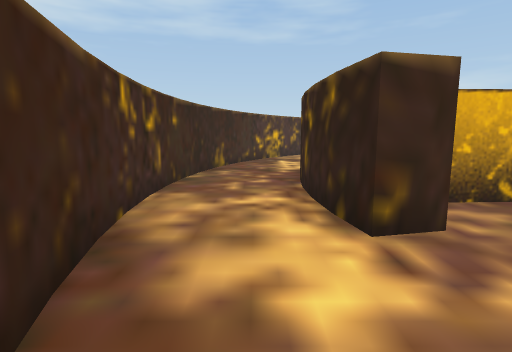
view 1 (above)

24 first-person views from a walk through a Unity game level. The camera is 0.58 m above the floor, tilts 8° down and sees 80° across. The floor is counted in squares, 0.5 m on a side. Each view is taken from the middle of a square. On the plan, view 1 faces up. The plan holds only what a view shows up to about 13 squares ahead; the rest is blank. The place goes on beyond the plan. The player is left out.

view 2
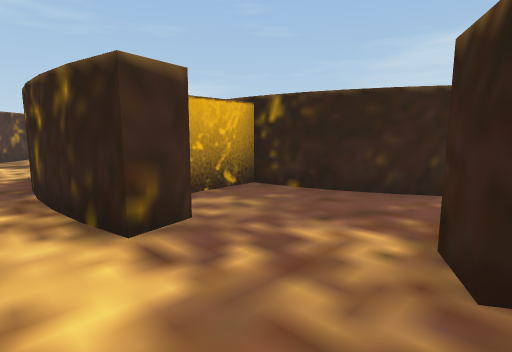

view 3
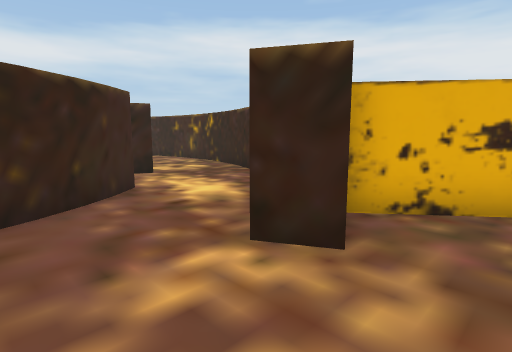

view 4
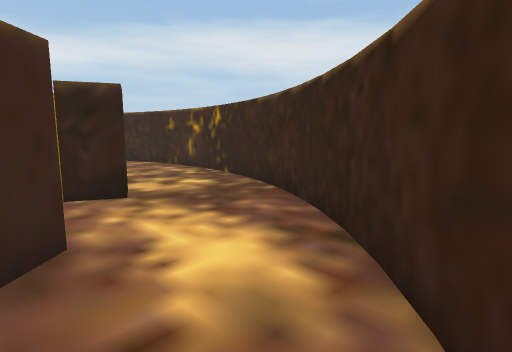

view 5
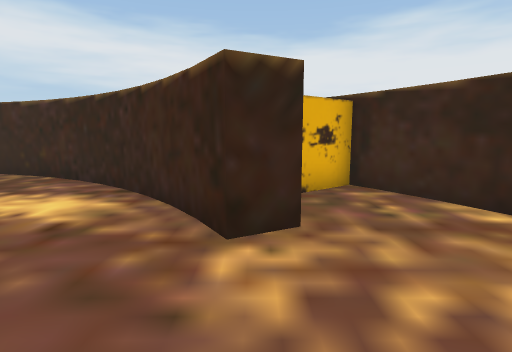

view 6
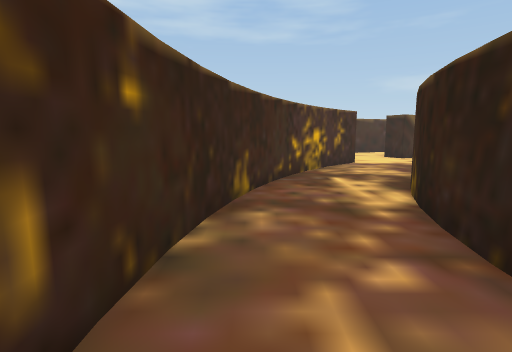

view 7
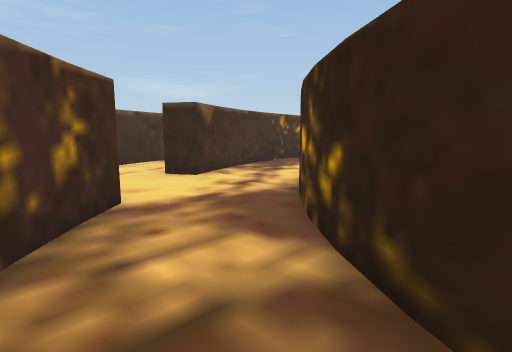

view 8
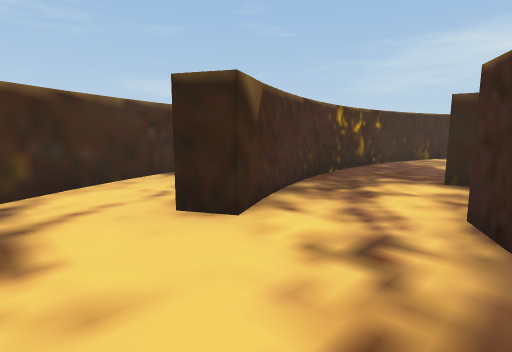

view 9
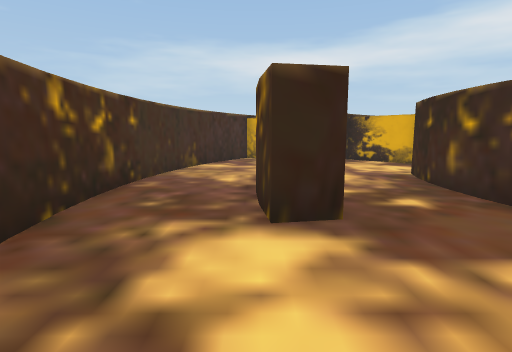

view 10
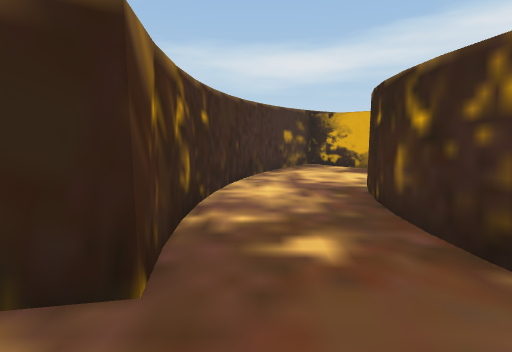

view 11
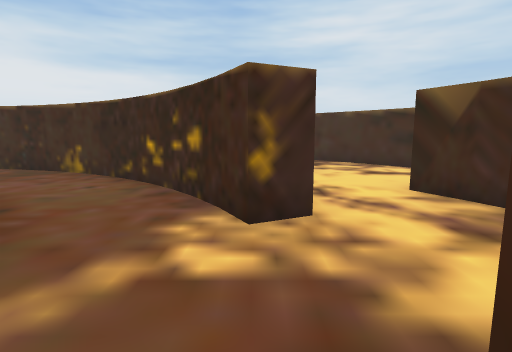

view 12
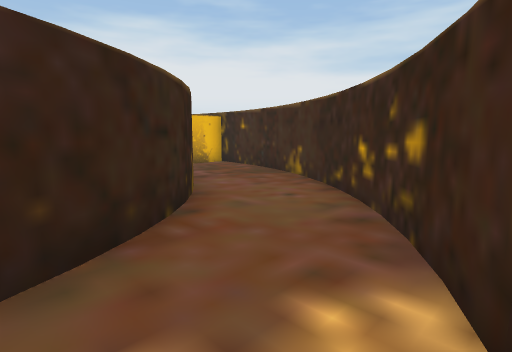

view 13
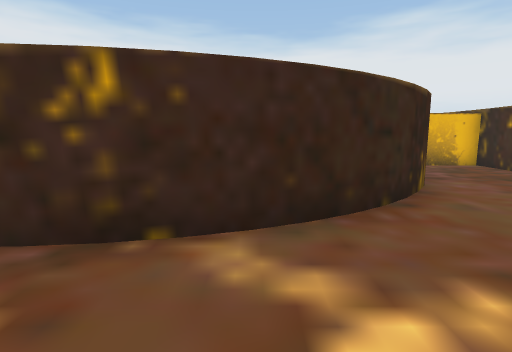

view 14
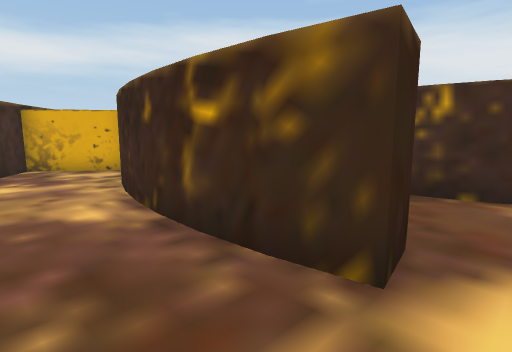

view 15
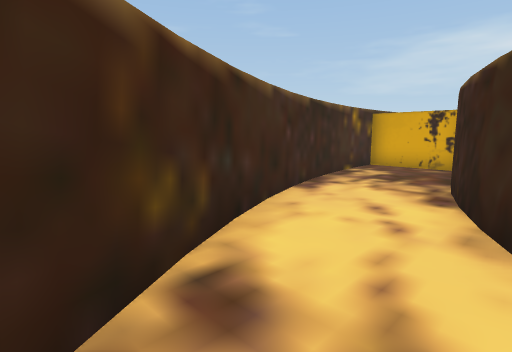

view 16
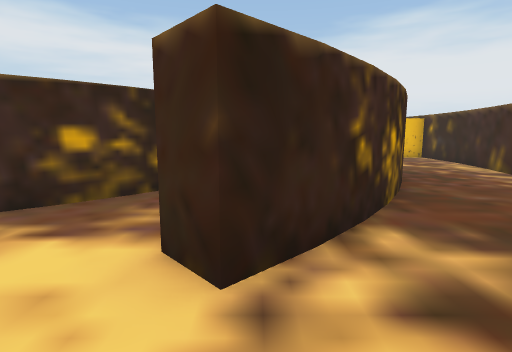

view 17
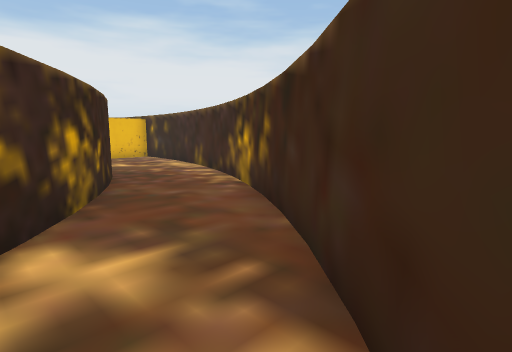

view 18
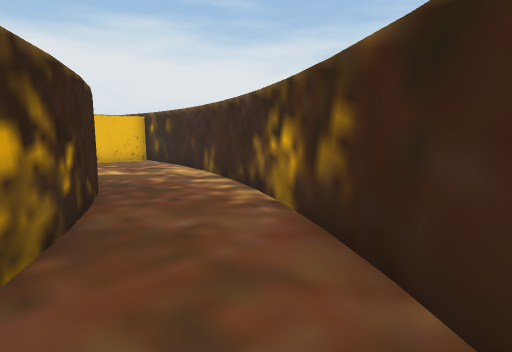

view 19
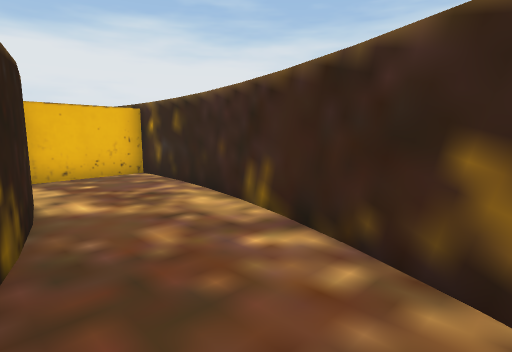

view 20
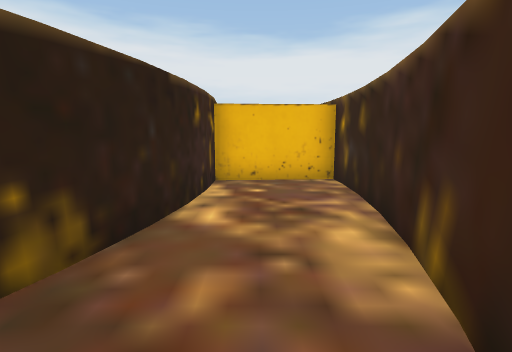

view 21
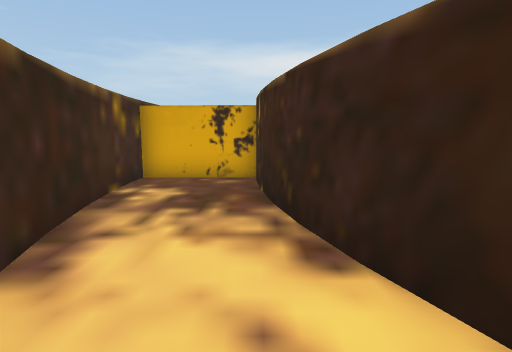

view 22
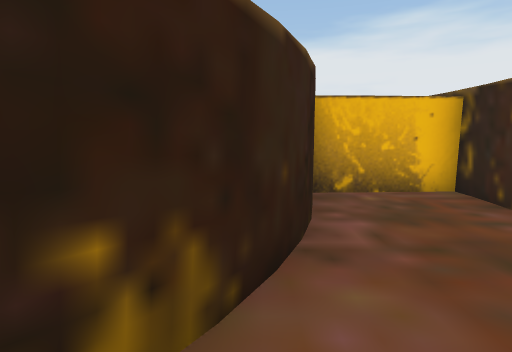

view 23
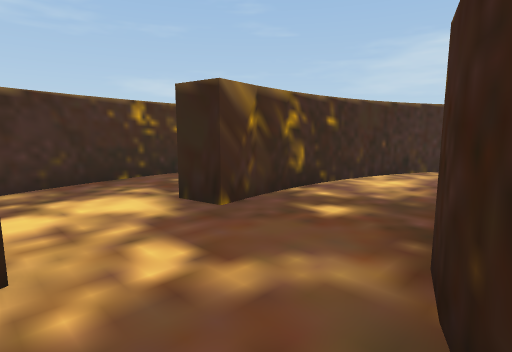

view 24
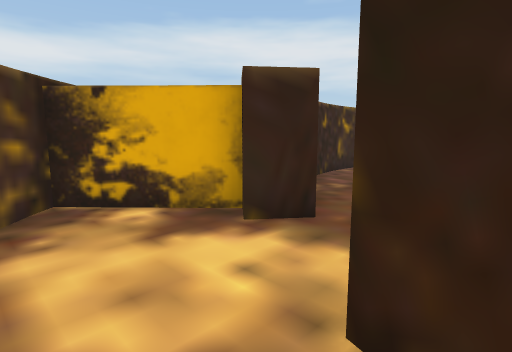

### Floor plan
Key: @ floor where view 1 was taken; # wall or solid block; . floor; B block; O other object.
Columns run from 6 left of view 1 to 22 right of it. Each row starts with its distance up from view 1.
 25               ######
 24            ####....BB
 23          ###.......BB
 22         ##.....#####
 21       ###....###########
 20      ##.....####.......####
 19     ##....................###
 18     #............######....B#
 17    ##..##........####### .BB
 16   ##..###...###........###B
 15   #...##...###...........##
 14  ##..##...###....#####....##
 13  #...##..###...###   #...BB
 12  #..##...##...##      .##B
 11 ##..##..##...##        #
 10 #..###..##..##
  9 #..##..##...#
  8 #..##..##..##             #
  7 #..##..##..#              #
  6 #..##..##BBB
  5 #BBB#..##BB#
  4     #..##..##
  3     #.......#
  2     ##......##
  1      #.......##
  0      #@..##.....#O
 -1      ##..###....#
 -2       #.BB ##....
 -3       ##BB  ##.......
 -4              ###.......#
 -5                #########

Positions as (right, up) in squares from view 1, and headings:
1: (0, 0), facing up
2: (0, 0), facing up-right
3: (1, 3), facing down-right
4: (4, 1), facing down-right
5: (3, 4), facing down
6: (-1, 5), facing up
7: (1, 12), facing up-right
8: (3, 16), facing up-right
9: (7, 18), facing right
10: (9, 16), facing right
11: (12, 16), facing left
12: (10, 16), facing down-left
13: (10, 17), facing down
14: (10, 20), facing down-right
15: (2, 20), facing up-right
16: (2, 20), facing down
17: (1, 20), facing down-left
18: (0, 18), facing down-left
19: (-2, 14), facing down-left
20: (-4, 13), facing down
21: (5, 22), facing right
22: (6, 12), facing down
23: (8, 13), facing up-right
24: (15, 15), facing down-right
